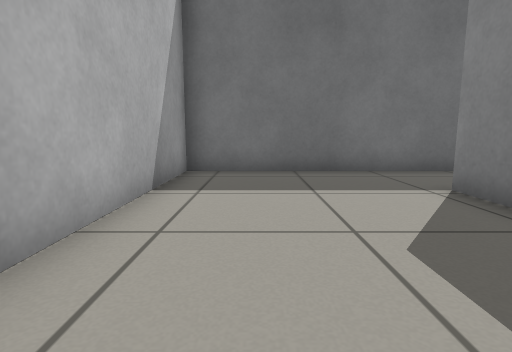
[1] (above)

12 first-person views from a walk through a robot-simulator world made for Gazebo. The camera is 0.5 m above the floor, tilts 8° down and sees 80° across. The floor is counted in squares, 0.5 m on a side. Each view is taken from the middle of a square. On the plan, view 1 faces up. The plan holds only what a view shows up to about 12 squares ahead; the rest is blank.

[2]
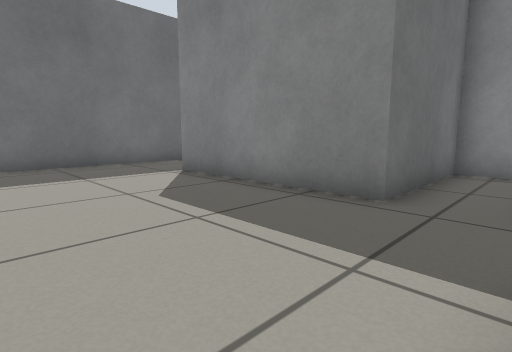

[3]
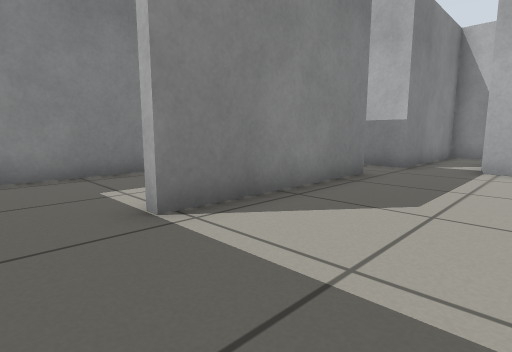

[4]
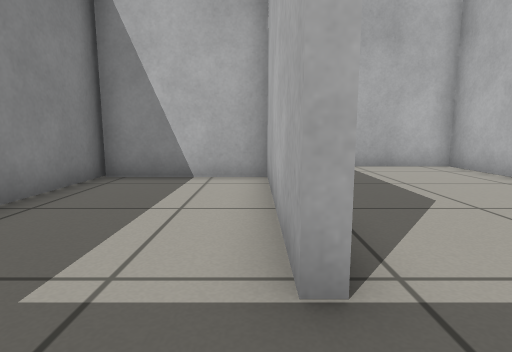

[5]
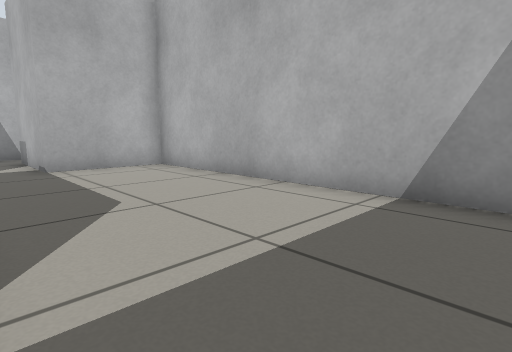

[6]
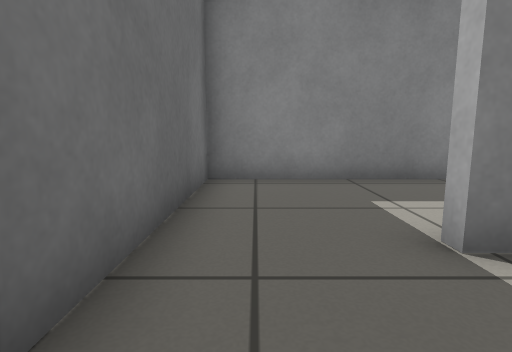

[7]
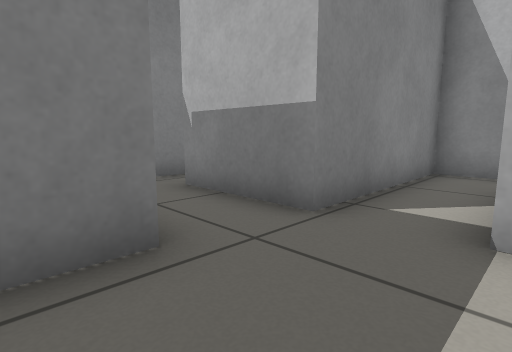

[8]
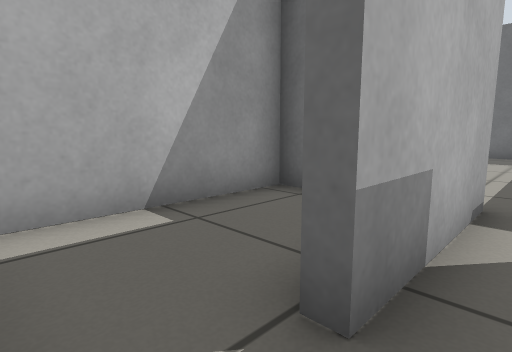

[9]
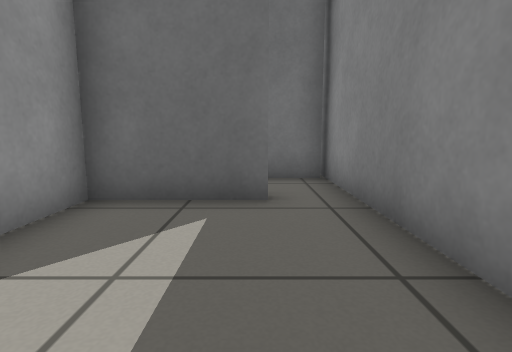

[10]
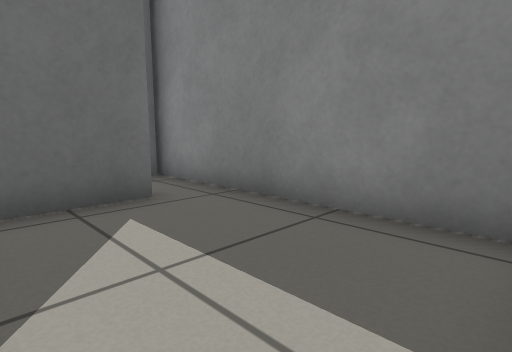

[11]
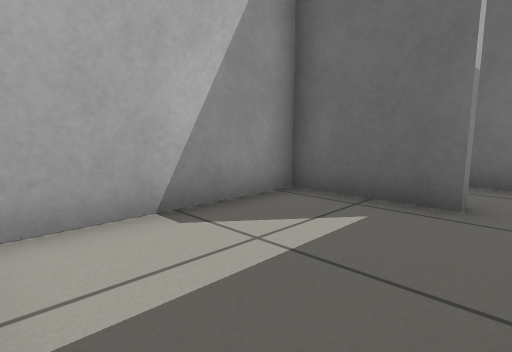

[12]
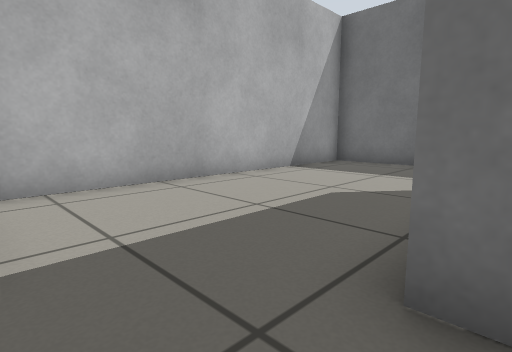

### Floor plan
Points are (right, up) in squares from view 1. A wall is a line through its corners. A room is listed if a view was taken in it or the views show most of it. See-through windows are left out.
Room 1 (views 1, 2, 3, 5, 6, 7, 8, 12)
walls: (7.5, -0.2) (3.4, -0.2) (3.4, 5.4); (3.4, 8) (-1.8, 8) (-1.8, -2.2) (1.4, -2.2) (1.4, -5.8); (7.6, -3.6) (7.6, 0.1); (1.1, -7.4) (3.2, -7.4) (3.2, -2.2) (6.2, -2.2) (6.2, -2.5)
ways out: opening at (3, 6.5) to room 2; opening at (7, -3) to room 3; opening at (1, -6.5) to room 4
Room 2 (view 4)
walls: (3.7, 5.4) (3.7, 0.1) (7.5, 0.1); (7.6, 0.1) (7.6, 8) (3.4, 8)
ways out: opening at (3, 6.5) to room 1
Room 3 (views 9, 10, 11)
walls: (6.2, -2.5) (3.5, -2.5) (3.5, -6.9); (7.6, -6.8) (7.6, -3.6)
ways out: opening at (7, -3) to room 1
Room 4 (no view inside)
walls: (-1.2, -2.5) (-1.8, -2.5) (-1.8, -6.8)
ways out: opening at (1, -6.5) to room 1

Positions as (right, up) in squares from view 1, and headings:
1: (0, 0), facing up
2: (-1, -2), facing up-right
3: (0, 7), facing down-right
4: (4, 7), facing down
5: (3, 7), facing down-left
6: (1, 7), facing right
7: (1, 1), facing down-right
8: (2, -7), facing up-left
9: (6, -7), facing up
10: (4, -7), facing up-right
11: (7, -7), facing up-left
12: (4, -2), facing up-left
